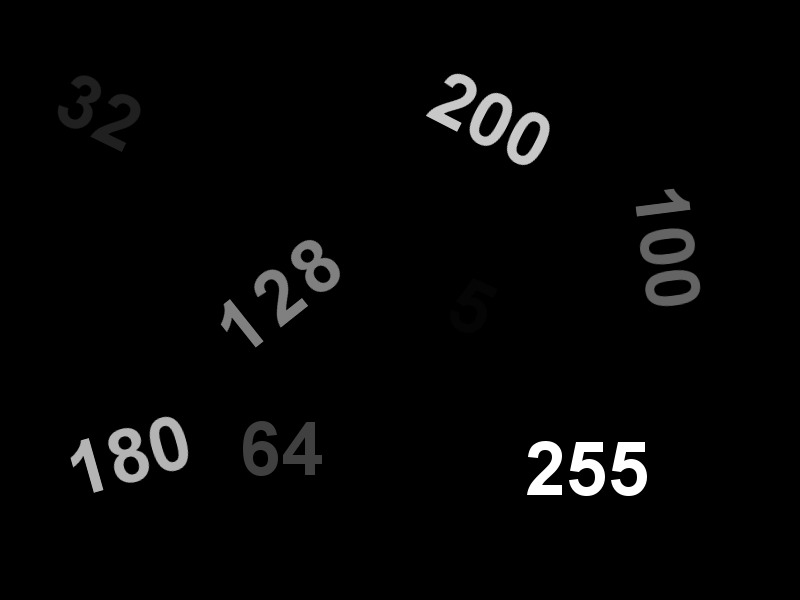
#> input picture CS314  Image Processing Practical (1)/Assignment 04 - Intensity Transformations and Operations on Images/Second_Iteration/numbers.jpg, 800 x 600 px
$ python q2part2.py
#> lines starting #> are read from the running program, lines starting #| are printed output that depends on the picture; after the words box and inside, x2 and y2 are one past the last pixel; in counts of white or black regions, pixels touching at a corner belong together
#> further down, img is the input picture: shape (600, 800); min 0, max 255, mean 6.1
import cv2
import numpy as np
import matplotlib.pyplot as plt


def globalThresholdTrial(image , T):

#> called with T = 100
    ret,thresh1 = cv2.threshold(image,T,255,cv2.THRESH_BINARY)
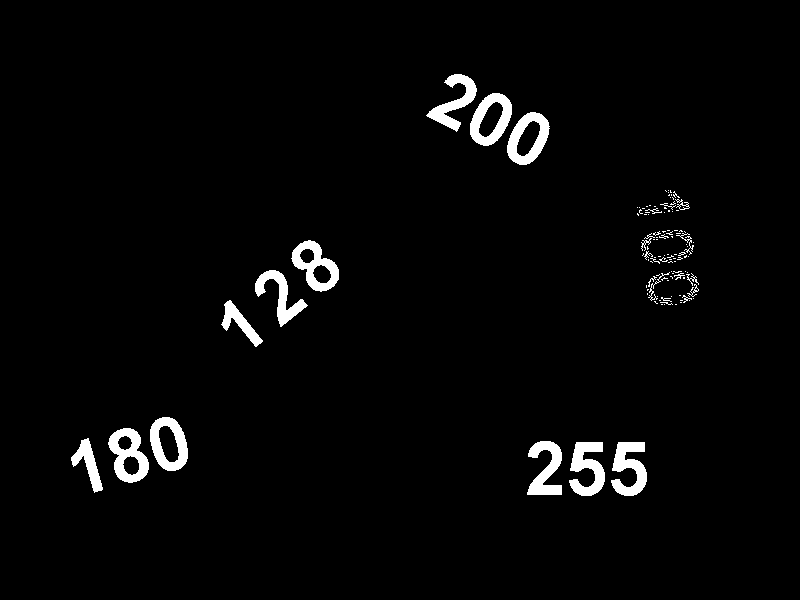
#> thresh1: shape (600, 800); 2.7% white; 114 white regions (89 under 20 px), largest, box (x1, y1, x2, y2) and area: (108, 428, 149, 483) 1191, (569, 442, 605, 496) 1142, (611, 442, 647, 496) 1139
#> ret = 100
    ret,thresh2 = cv2.threshold(image,T,255,cv2.THRESH_BINARY_INV)
    ret,thresh3 = cv2.threshold(image,T,255,cv2.THRESH_TRUNC)
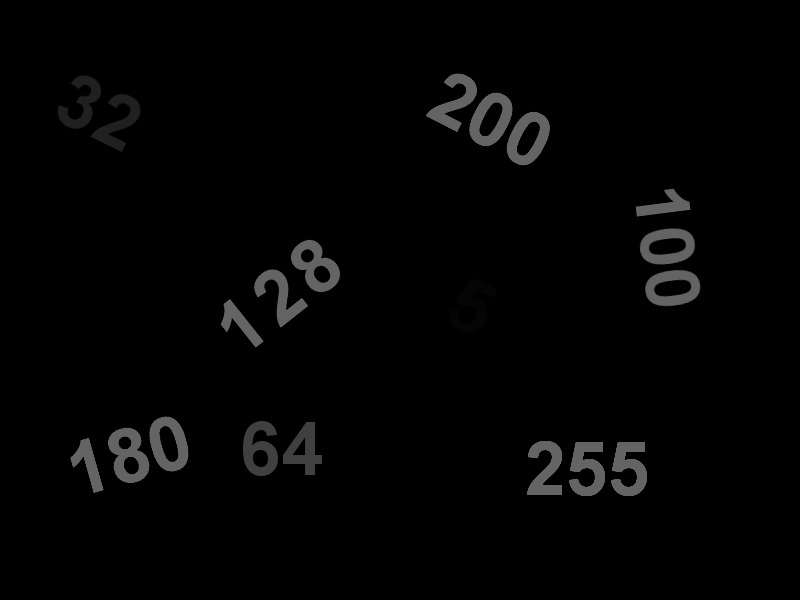
#> thresh3: shape (600, 800); min 0, max 100, mean 3.8
    ret,thresh4 = cv2.threshold(image,T,255,cv2.THRESH_TOZERO)
    ret,thresh5 = cv2.threshold(image,T,255,cv2.THRESH_TOZERO_INV)
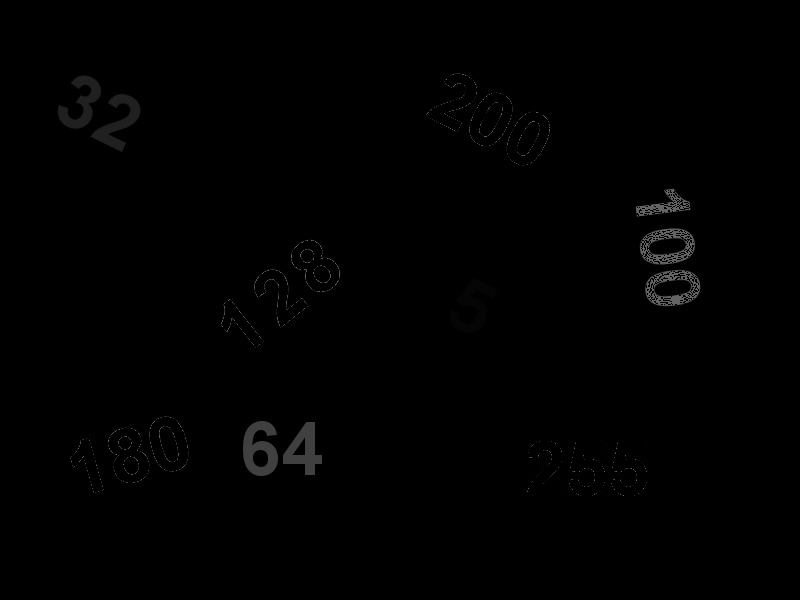
#> thresh5: shape (600, 800); min 0, max 100, mean 1.1

    labels = ["Original","THRESH_BINARY","THRESH_BINARY_INV","THRESH_TRUNC","THRESH_TOZERO","THRESH_TOZERO_INV"]
    images = [image,thresh1,thresh2,thresh3,thresh4,thresh5]

    for i in range(6):
        plt.subplot(2,3,i+1)
        plt.title(labels[i],fontsize=7)
        plt.xticks([])
        plt.yticks([])
        plt.imshow(images[i],cmap='Greys_r')

    plt.show()


img = cv2.imread(r'numbers.jpg', cv2.IMREAD_GRAYSCALE)

globalThresholdTrial(img,100)

thresholdTrialValues = [100,80,60,40,20,10,5]


for i in range(len(thresholdTrialValues)):
    globalThresholdTrial(img,thresholdTrialValues[i])
#> this loop made 7 passes
#> pass 2, in globalThresholdTrial (call 3), `ret,thresh1 = cv2.threshold(image,T,255,cv2.THRESH_BINARY)`:
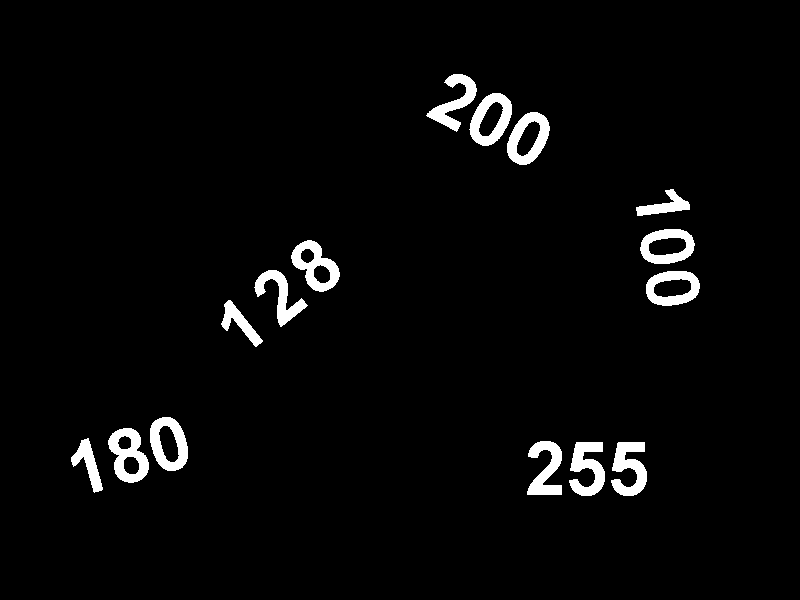
#> thresh1: shape (600, 800); 3.2% white; 15 white regions, largest, box (x1, y1, x2, y2) and area: (108, 428, 149, 483) 1225, (291, 240, 340, 292) 1177, (611, 442, 647, 496) 1158
#> pass 2, in globalThresholdTrial (call 3), `plt.show()`:
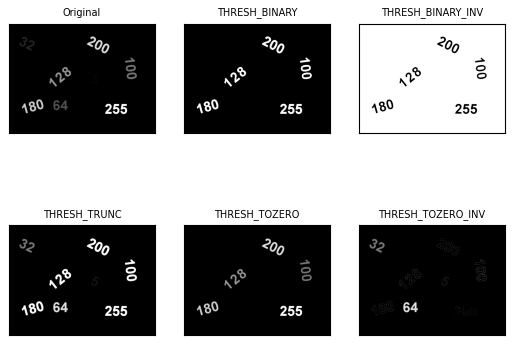
#> figure drawn by matplotlib, 6 panels
